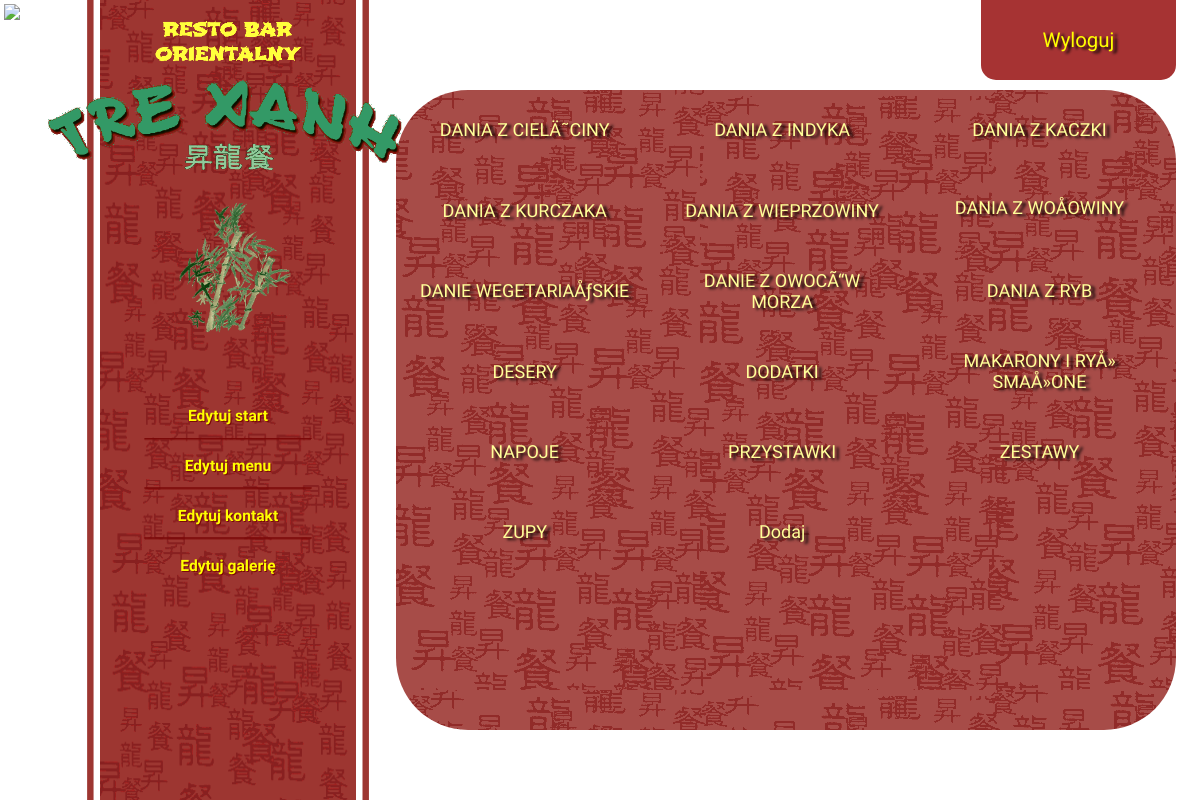
Page /admin/menu/index.php (signed in) on the committed database.
### tables this page shows
CREATE TABLE IF NOT EXISTS `categories` (
  `id` int(11) NOT NULL,
  `name` varchar(255) NOT NULL,
  `content` text NOT NULL
);

### app/model/base-model.php (called while the page is built, shortened)
<?php
include_once($_SERVER['DOCUMENT_ROOT']."/app/model/database-manager.php");
class BaseModel
{
	protected $pageData;
	public function __construct()
	{
		$this->databaseManager = new DataBaseManager();
	}
	public function display($page)
	{
		include($_SERVER['DOCUMENT_ROOT']."/app/views/".$page."-view.php");
	}
	public function getPageData()
	{
		return $this->pageData;
	}
}
?>

### admin/menu/index.php (called while the page is built, shortened)
<?php
include($_SERVER['DOCUMENT_ROOT']."/app/controllers/admin-controller.php");
?>

### app/model/admin-model.php (called while the page is built, shortened)
<?php
include_once($_SERVER['DOCUMENT_ROOT']."/app/model/base-model.php");
include_once($_SERVER['DOCUMENT_ROOT']."/app/model/article.php");
class AdminModel extends BaseModel
{
	public function loadMenuCategories()
	{
		$this->pageData = $this->databaseManager->getCategoryList();
	}
}
?>

### conf/db.conf.php (called while the page is built)
<?php
$databaseConfig = array();
$databaseConfig["server"] = "localhost";
$databaseConfig["login"] = "root";
$databaseConfig["password"] = "";
$databaseConfig["databaseName"] = "quoc";
?>

### app/model/database-manager.php (called while the page is built, shortened)
<?php
include_once($_SERVER['DOCUMENT_ROOT']."/app/model/article.php");
include_once($_SERVER['DOCUMENT_ROOT']."/conf/db.conf.php");
class databaseManager{
	private $databaseName;
	private $databaseConnection;
	private $server;
	private $login;
	private $password;
	public function __construct(){
		global $databaseConfig;
		$this->server = $databaseConfig["server"];
		$this->login = $databaseConfig["login"];
		$this->password = $databaseConfig["password"];
		$this->databaseName = $databaseConfig["databaseName"];
	}
	public function connect(){
	$this->databaseConnection = new mysqli($this->server,$this->login,$this->password,$this->databaseName);
	}
	public function getCategoryList(){
		$query = "select * from categories";
		if(!$result = $this->databaseConnection->query($query)){
			die('<script type="application/javascript"> alert("Nie uda³o siê wykonaæ zapytania [' . $this->databaseConnection->error . ']");</script>');
		}
		$categories = array();
		while($row = $result->fetch_assoc())
		{
			$categories[] = new Article($row['id'],$row['name'],$row['content']);
		}
		return $categories;
	}
}
?>

### app/model/article.php (called while the page is built, shortened)
<?php
class Article
{
	private $id;
	private $name;
	public function __construct($id="",$name="", $content = "")
	{
		$this->id = $id;
		$this->name = $name;
	}
	public function getId()
	{
		return $this->id;
	}
	public function getName()
	{
		return $this->name;
	}
}
?>

### app/views/menu-admin-view.php (the view)
<?php include($_SERVER['DOCUMENT_ROOT']."/app/views/header-admin-view.php"); ?>
		<div id="content">
		<?php
		foreach($this->getPageData() as $category)
		{
			echo("<button type=\"button\" class=\"btn\" onClick=\"location.href='/admin/menu/kategoria?categoryid=".$category->getId()."'\">".$category->getName() ."</button>");
		}
		?>
		<button type="button" class="btn" onClick="location.href='/admin/menu/kategoria'">Dodaj</button>
		</div>
<?php include($_SERVER['DOCUMENT_ROOT']."/app/views/footer-view.php"); ?>

### static/styles/style1.css (style rules this page uses)
html { width:100%; height: 100%; }
body { width:100%; height:100%; margin:0; padding:0; background: url(/static/images/tlo2.jpg) no-repeat center center; background-attachment: fixed; -webkit-background-size: cover; -moz-background-size: cover; -o-background-size: cover; background-size: cover; overflow-x:hidden; }
#content { width:100%; min-height: 80%; padding: 0; margin-top: 11.5%; margin-bottom: 1%; margin-right:6%; background: rgb(146, 32, 27); background: rgba(146, 32, 27, 0.8); background-image: url(/static/images/content.png); -webkit-border-radius: 28; -moz-border-radius: 28; border-radius: 6vmax; overflow-y:hidden; }
.btn { float:left; border:none; text-shadow: 4px 2px 3px black; font-family: 'Shojumaru', sans-serif; font-size: 1.5vmax; color: #FFFF99; padding: 1vmax 2vmax 1vmax 2vmax; text-decoration: none; width:33%; height:6.7vmax; background-color: Transparent; }

### rows in the picture
categories: name "DANIA Z CIELÄ˜CINY"
categories: name "DANIA Z INDYKA"
categories: name "DANIA Z KACZKI"
categories: name "DANIA Z KURCZAKA"
categories: name "DANIA Z WIEPRZOWINY"
categories: name "DANIA Z WOÅOWINY"
categories: name "DANIE WEGETARIAÅƒSKIE"
categories: name "DANIE Z OWOCÃ“W MORZA"
categories: name "DANIA Z RYB"
categories: name "DESERY"
categories: name "DODATKI"
categories: name "MAKARONY I RYÅ» SMAÅ»ONE"
categories: name "NAPOJE"
categories: name "PRZYSTAWKI"
categories: name "ZESTAWY"
categories: name "ZUPY"
